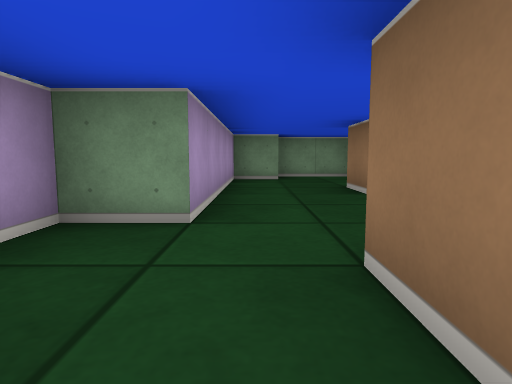
[1] (above)

12 first-person views from a walk through a cub3D level. The camera is about half as high as the walls, tilts 6° down and sees 75° across. The floor is counted in squares. Each view is taken from the middle of a square. On the plan, view 1 faces up. The plan holds only what a view shows up to about 9 squares ahead; the rest is blank.

[2]
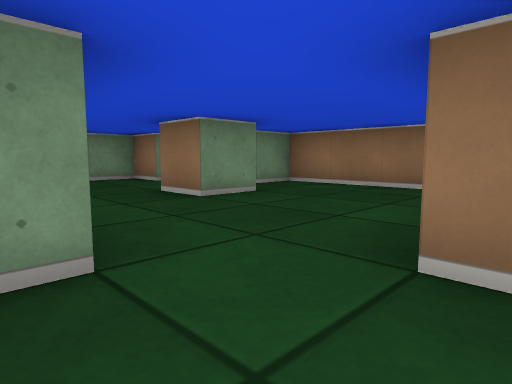

[3]
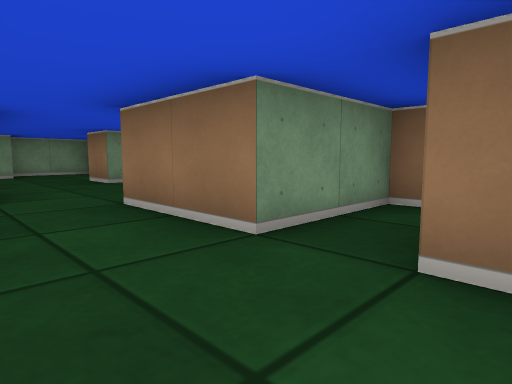

[4]
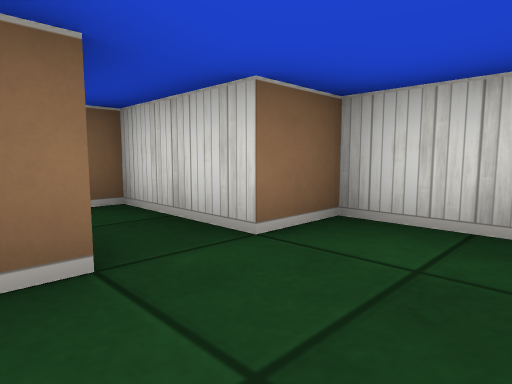

[5]
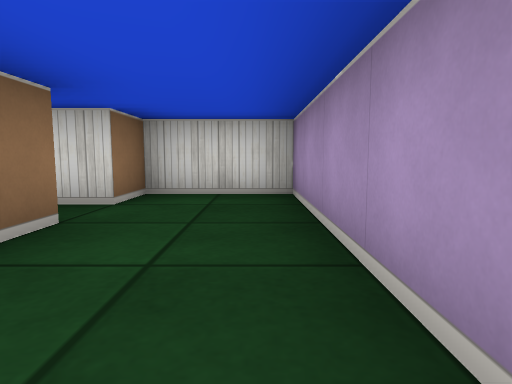

[6]
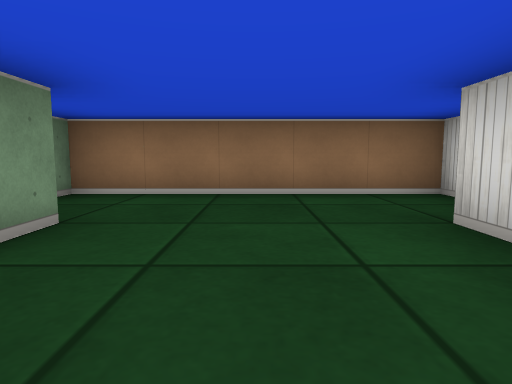

[7]
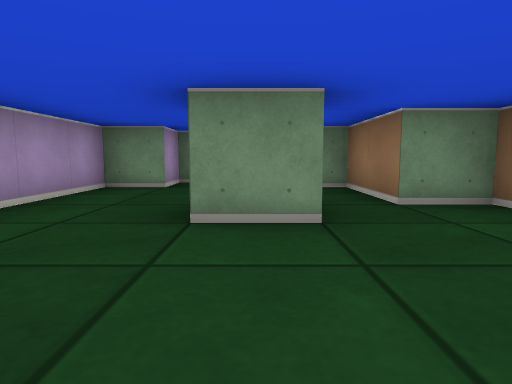

[8]
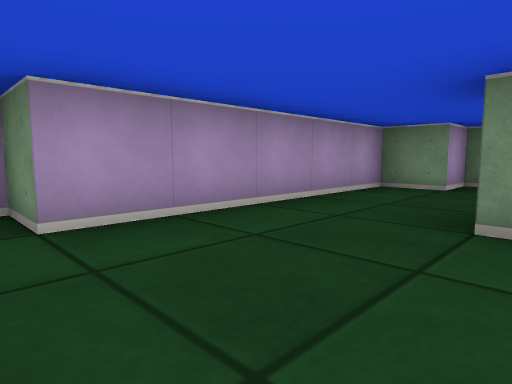

[9]
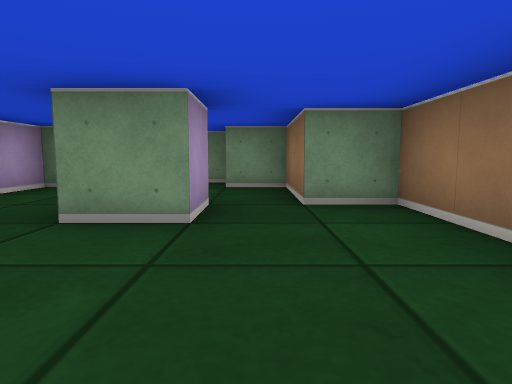

[10]
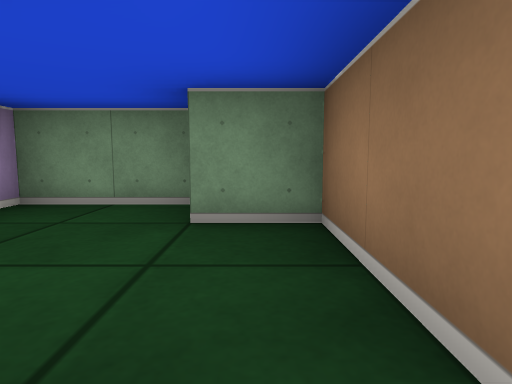

[11]
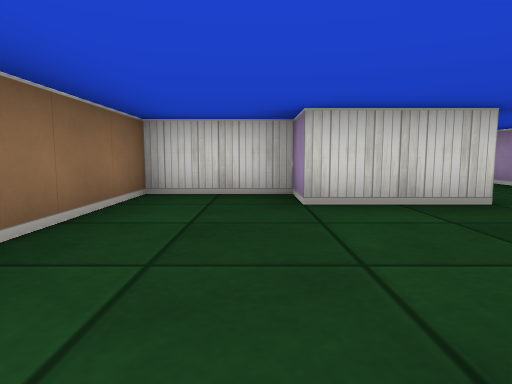

[12]
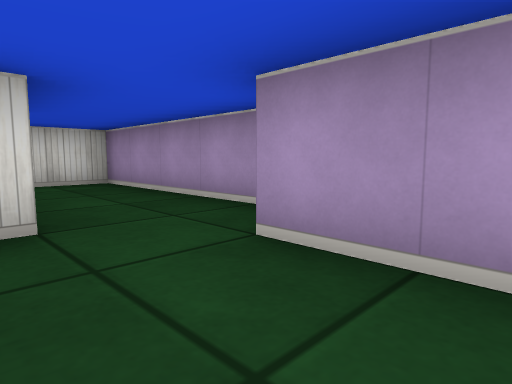

### Floor plan
Points are (right, up) in squares from view 1. A wall is a line through its corners. A room is listed if a view was taken in it or the views show most of it. See-through windows are left out.
Room 1 (views 1, 2, 3, 4)
walls: (-1.5, 1.5) (-1.5, -2.5) (0.5, -2.5) (0.5, -1.5) (2.5, -1.5) (2.5, -0.5) (0.5, -0.5) (0.5, 1.5)
ways out: opening at (-0.5, 0.5) to room 2
Room 2 (views 5, 6, 7, 8, 9, 10, 11, 12)
walls: (2.5, 5.5) (2.5, 4.5) (1.5, 4.5) (1.5, 5.5); (0.5, 1.5) (2.5, 1.5) (2.5, 0.5) (4.5, 0.5) (4.5, 5.5) (3.5, 5.5) (3.5, 7.5) (2.5, 7.5) (2.5, 8.5) (0.5, 8.5) (0.5, 7.5) (-0.5, 7.5) (-0.5, 2.5) (-1.5, 2.5) (-1.5, 1.5)
ways out: opening at (-0.5, 0.5) to room 1

Where each view was taken, in squares from view 1:
view 1: 0 up, 0 right, facing up
view 2: 1 up, 1 left, facing up-right
view 3: 2 down, 1 left, facing up-right
view 4: 0 up, 1 left, facing down-right
view 5: 2 up, 1 left, facing down
view 6: 3 up, 0 right, facing right
view 7: 2 up, 2 right, facing up
view 8: 2 up, 2 right, facing up-left
view 9: 2 up, 3 right, facing up
view 10: 5 up, 3 right, facing up
view 11: 5 up, 3 right, facing down
view 12: 4 up, 1 right, facing down-left
